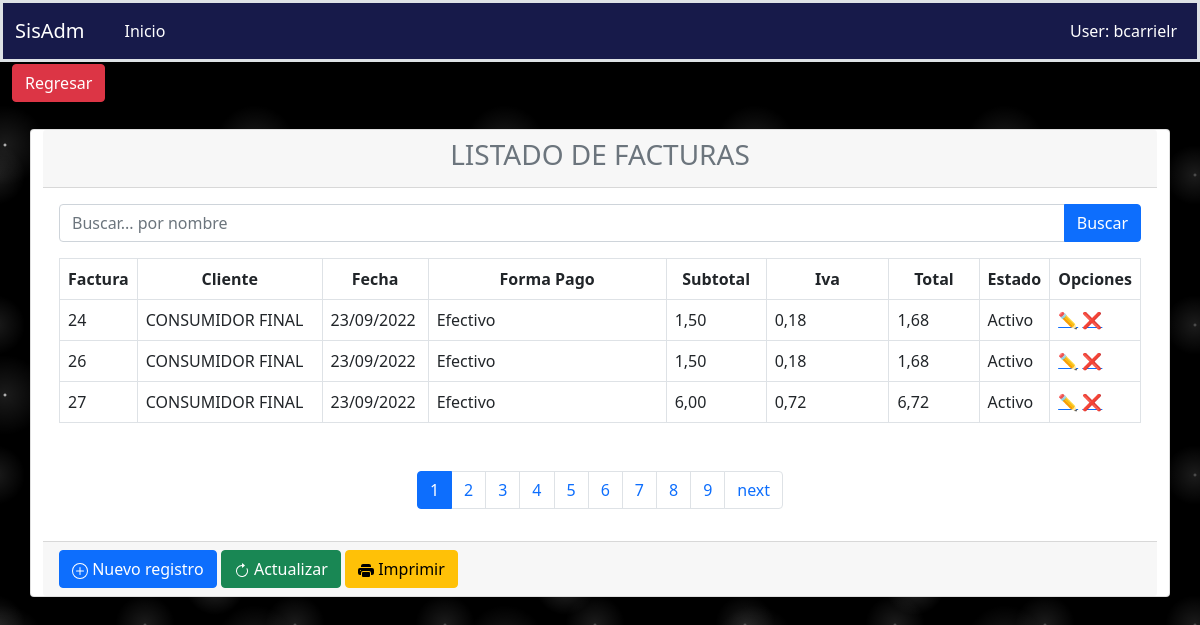
Screenshot of /venta/consulta/ with the database file from the repository.
### aplicaciones/ventas/models.py (models this page shows, shortened)
class Factura(Base):
    cliente = models.ForeignKey(Cliente, on_delete=models.PROTECT,null=True,blank=True)
    forma_pago = models.CharField(max_length=1,choices=FORMA_PAGO,default=FORMA_PAGO[0][0])
    fecha = models.DateField(default=now)
    subtotal = models.DecimalField(default=0, max_digits=16, decimal_places=2)
    iva = models.DecimalField(default=0, max_digits=16, decimal_places=2)
    total = models.DecimalField(default=0, max_digits=16, decimal_places=2)
    estado = models.BooleanField(default=True)
    class Meta:
        verbose_name = "Factura"
        verbose_name_plural = "Facturas"
        ordering = ('-fecha', 'cliente')

class Cliente(Base):
    ruc = models.CharField(max_length=13, unique=True)
    nombres = models.CharField(max_length=200, unique=True)
    pais = models.ForeignKey(Pais, on_delete=models.PROTECT, blank=True, null=True)
    provincia = models.ForeignKey(Provincia, on_delete=models.PROTECT, blank=True, null=True)
    ciudad = models.ForeignKey(Ciudad, on_delete=models.PROTECT, blank=True, null=True)
    direccion = models.TextField(blank=True, null=True, verbose_name='Dirección')
    genero = models.CharField(max_length=1, choices=GENERO,default=GENERO[0][0], blank=True, null=True)
    fecha_nacimiento = models.DateField(blank=True, null=True)
    telefonos = models.CharField(max_length=50, blank=True, null=True)
    email = models.CharField(max_length=100,unique=True)
    foto = models.FileField(upload_to='ventas/clientes/', blank=True, null=True)
    estado = models.BooleanField(default=True)
    class Meta:
        verbose_name = "Cliente"
        verbose_name_plural = "Clientes"
        ordering = ('nombres',)

### aplicaciones/ventas/views/venta/views.py (the view)
# urls.py: path('consulta/', ConsultaVenta.as_view(), name='consultaventa'),
class ConsultaVenta(ListView):
    template_name = 'venta/list.html'
    context_object_name = 'facturas'
    model = Factura
    paginate_by = 3
    def get_queryset(self):
        query = self.request.GET.get("query")
        print(query)
        if query:
            return self.model.objects.filter(cliente__nombres__icontains=query)
        else:
            return self.model.objects.all()
    def get_context_data(self, **kwargs):
        context = super().get_context_data(**kwargs)
        context['url_anterior'] = '/venta/menu/'
        context['listar_url'] = '/venta/consulta/',
        context['crear_url'] = '/venta/crear/'
        context['titulo'] = 'LISTADO DE FACTURAS'
        context['query'] = self.request.GET.get("query") or ""
        return context

### aplicaciones/ventas/templates/venta/list.html (shortened to what this page needs)
{% extends 'consulta.html' %}
{% load static %}
{% block search %}
    <form action="{% url 'ventas:cliente' %}" method="GET">
      <div class="input-group mb-3">
        <input type="text" name="query" value="{{ query }}" class="form-control" placeholder="Buscar... por nombre" id="idInputSearch" aria-describedby="basic-addon2"/>
        <button type="submit" class="btn btn-primary mr-1" id="idSearchSp">Buscar</button>
      </div>
    </form>
{% endblock %}
{% block columns %}
    <tr class="text-center">
        <th scope="col" style="width: 5%;">Factura</th>
        <th scope="col" style="width: 20%;">Cliente</th>
        <th scope="col" style="width: 10%;">Fecha</th>
        <th scope="col" style="width: 30%;">Forma Pago</th>
        <th scope="col" style="width: 10%;">Subtotal</th>
        <th scope="col" style="width: 15%;">Iva</th>
        <th scope="col" style="width: 15%;">Total</th>
        <th scope="col" style="width: 15%;">Estado</th>
        <th scope="col" style="width: 10%;">Opciones</th>
    </tr>
{% endblock %}
{% block rows %}
    {% for fac in facturas %}
        <tr class="align-middle" >
            <td>{{ fac.id }}</td>
            <td>{{ fac.cliente.nombres|upper }}</td>
            <td>{{ fac.fecha|date:"d/m/Y" }}</td>
            <td>{{ fac.get_forma_pago_display }}</td>
            <td>{{ fac.subtotal }}</td>
            <td>{{ fac.iva }}</td>
            <td>{{ fac.total }}</td>
            <td>{% if fac.estado %}
                    Activo
                {% else %}
                    Anulada
                {% endif %}
            </td>
            <td class="acciones">
                <a href="{% url 'ventas:editarventa' fac.id %}">✏️</a>
                <a href="{% url 'ventas:deletecliente' fac.id %}">❌</a>
            </td>
        </tr>
    {% endfor %}
{% endblock %}

### static/css/estilos.css (style rules this page uses)
body { background-color:black; background-image: radial-gradient(white, rgba(255,255,255,.2) 2px, transparent 40px), radial-gradient(white, rgba(255,255,255,.15) 1px, transparent 30px), radial-gradient(white, rgba(255,255,255,.1) 2px, transparent 40px), radial-gradient(rgba(255,255,255,.4), rgba(255,255,255,.1) 2px, transparent 30px); background-size: 550px 550px, 350px 350px, 250px 250px, 150px 150px; background-position: 0 0, 40px 60px, 130px 270px, 70px 100px; color: #171a4a; }

### rows the page displays
Factura: id "24", cliente.nombres "CONSUMIDOR FINAL", fecha "23/09/2022", forma_pago "Efectivo", subtotal "1,50", iva "0,18", total "1,68", estado "Activo"
Factura: id "26", cliente.nombres "CONSUMIDOR FINAL", fecha "23/09/2022", forma_pago "Efectivo", subtotal "1,50", iva "0,18", total "1,68", estado "Activo"
Factura: id "27", cliente.nombres "CONSUMIDOR FINAL", fecha "23/09/2022", forma_pago "Efectivo", subtotal "6,00", iva "0,72", total "6,72", estado "Activo"

### other values shown
{{ titulo }} "LISTADO DE FACTURAS"
{{ i }} "1"
{{ i }} "2" "3" "4" "5" "6" "7" "8" "9"
